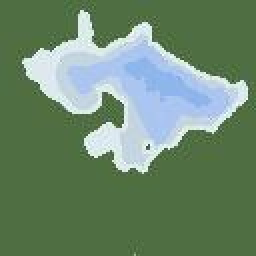
#> input picture finalimage2.jpg, 128 x 128 px (shown 2 times larger)
$ python finalanalysis.py
#> lines starting #> are read from the running program, lines starting #| are printed output that depends on the picture; after the words box and inside, x2 and y2 are one past the last pixel; in counts of white or black regions, pixels touching at a corner belong together
#> further down, img is the input picture: shape (128, 128, 3); mean R, G, B 108.6, 136.9, 110.1
### fnLakeMarion.py

import numpy as np
import imageio.v2 as imageio
import matplotlib.pyplot as plt
import math

import statistics as st


def mostcommon(image, neighborhood, excludecolor = [0,0,0]):
    xsize = image.shape[0]
    ysize = image.shape[1]

    excludestring = f"{excludecolor[0]}-{excludecolor[1]}-{excludecolor[2]}"
    toreturn = np.ndarray((xsize, ysize, 3))

    for x in range(xsize):
        for y in range(ysize):

            if x < neighborhood or x > xsize - neighborhood - 1 or y < neighborhood or y > ysize - neighborhood - 1:
                toreturn[x][y] = image[x][y]
                continue

            pix = image[x][y]
            basepix = f"{int(pix[0])}-{int(pix[0])}-{int(pix[0])}"


            curgroup = {}
            for x2 in range (-1*neighborhood, neighborhood + 1):
                for y2 in range(-1*neighborhood, neighborhood + 1):
                    curpixel = f"{int(image[x+x2][y+y2][0])}-{int(image[x+x2][y+y2][1])}-{int(image[x+x2][y+y2][2])}"

                    if curpixel == excludestring:
                        if basepix != excludestring:
                            continue


                    if curpixel in curgroup.keys():
                        curgroup[curpixel] += 1
                    else:
                        curgroup[curpixel] = 1


            max_val = list(curgroup.values())
            max_key = list(curgroup.keys())
            rgb = max_key[max_val.index(max(max_val))].split('-')


            toreturn[x][y][0] = float(rgb[0])
            toreturn[x][y][1] = float(rgb[1])
            toreturn[x][y][2] = float(rgb[2])
    return toreturn


# [37 lines left out: functions shrink, kernelsmooth, not called in this run]


def colormap(image, colorlist):
    toreturn = np.ndarray((image.shape[0], image.shape[1], 3))

    for x in range(image.shape[0]):
        for y in range(image.shape[1]):
            curpixel = image[x][y]

            curbestind = -1
            curbestdist = 99999
            for i in range(len(colorlist)):
                curcolor = colorlist[i]

                curdist = math.sqrt((curcolor[0] - curpixel[0])**2 + (curcolor[1] - curpixel[1])**2 + (curcolor[2] - curpixel[2])**2)

                if curdist < curbestdist:
                    curbestdist = curdist
                    curbestind = i
            toreturn[x][y] = colorlist[curbestind]
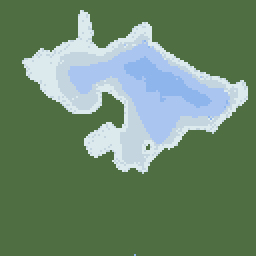
#> toreturn: shape (128, 128, 3) float64 (shown 2 times larger); mean R, G, B 108.1, 137.3, 109.9

    return toreturn


# [19 lines left out: function distinctcolors, not called in this run]


def waterborder(image, outside, tothis, pixelrange):
#> called with pixelrange = 2
    xsize = image.shape[0]
#> xsize = 128
    ysize = image.shape[1]
#> ysize = 128

    toreturn = image.copy()

    for x in range(xsize):
        for y in range(ysize):
            if int(image[x][y][0]) != outside[0] and int(image[x][y][1]) != outside[1] and int(image[x][y][0]) != outside[2]:

                if x < pixelrange or x > xsize - pixelrange - 1 or y < pixelrange or y > ysize - pixelrange - 1:
                    continue

                for x2 in range(-1 * pixelrange, pixelrange + 1):
                    for y2 in range(-1 * pixelrange, pixelrange + 1):
                        if (image[x+x2][y+y2] == outside).all():
                            toreturn[x][y] = tothis
#> toreturn: shape (128, 128, 3) float64; 1.34% of pixels changed, all inside (x1, y1, x2, y2) = (11, 5, 124, 87)

    return toreturn


# [84 lines left out: functions colorchange, addborder, maketiles, countcolors, not called in this run]

### finalanalysis.py
import numpy as np
import imageio.v2 as imageio
import matplotlib.pyplot as plt
import math

import statistics as st

from fnLakeMarion import mostcommon, shrink, kernelsmooth, colormap, distinctcolors, addborder, colorchange, waterborder, maketiles, countcolors

new_colors = [[142, 181, 236],[170, 197, 240],[196,213,223],[220,234,237],[79, 111, 66]]

img = imageio.imread("finalimage2.jpg")


img = colormap(img, new_colors)

img = waterborder(img, [79, 111, 66], [220, 234, 237], 2)
img = mostcommon(img, 2, [79, 111, 66])
#> (the run stopped early here; a loop or call above may not have finished)
